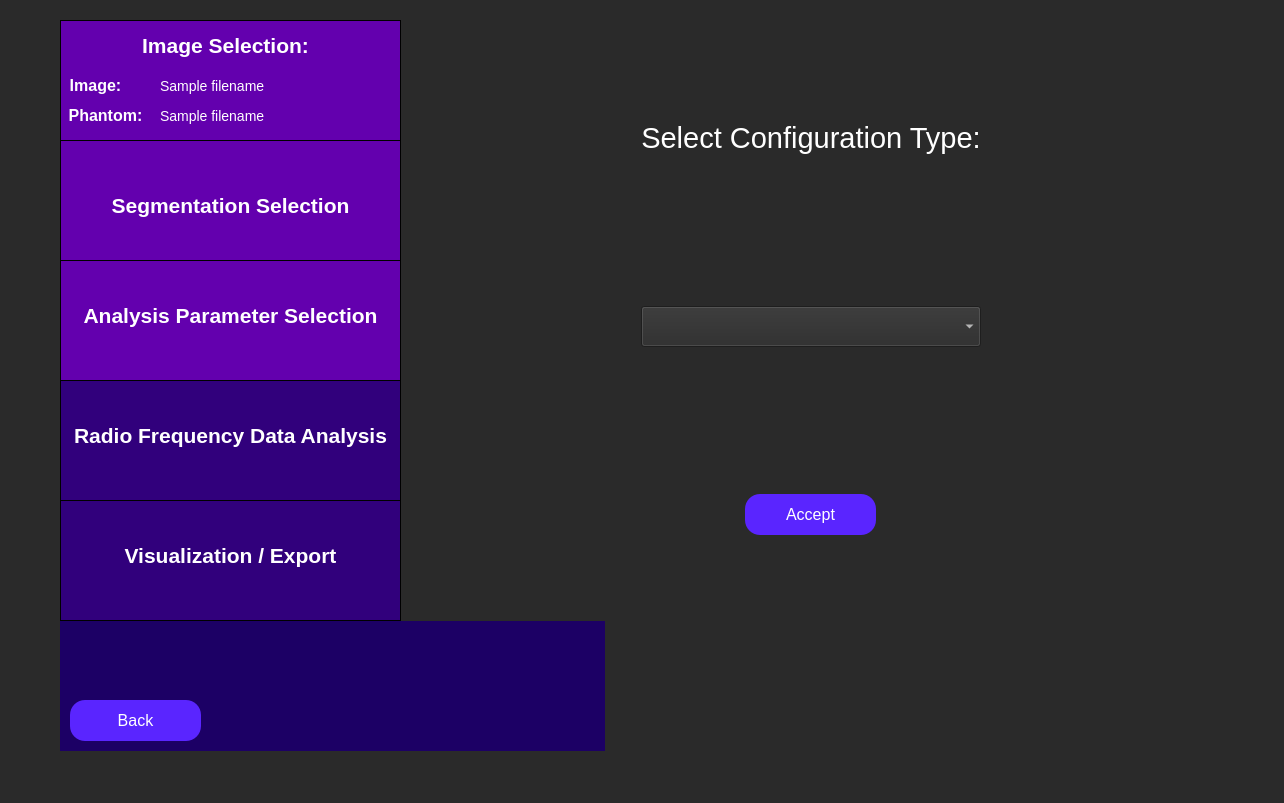
<?xml version="1.0" encoding="UTF-8"?>
<ui version="4.0">
 <class>configTypeSelection</class>
 <widget class="QWidget" name="configTypeSelection">
  <property name="geometry">
   <rect>
    <x>0</x>
    <y>0</y>
    <width>1284</width>
    <height>803</height>
   </rect>
  </property>
  <property name="minimumSize">
   <size>
    <width>0</width>
    <height>0</height>
   </size>
  </property>
  <property name="windowTitle">
   <string>Analysis Configuration Loading</string>
  </property>
  <property name="styleSheet">
   <string notr="true">QWidget {
	background: rgb(42, 42, 42);
}</string>
  </property>
  <widget class="QWidget" name="horizontalLayoutWidget_4">
   <property name="geometry">
    <rect>
     <x>60</x>
     <y>20</y>
     <width>951</width>
     <height>731</height>
    </rect>
   </property>
   <layout class="QHBoxLayout" name="full_screen_layout" stretch="0,0">
    <item>
     <layout class="QVBoxLayout" name="side_bar_layout" stretch="0,0">
      <property name="spacing">
       <number>0</number>
      </property>
      <property name="sizeConstraint">
       <enum>QLayout::SetMaximumSize</enum>
      </property>
      <item>
       <widget class="QWidget" name="sidebar" native="true">
        <property name="minimumSize">
         <size>
          <width>341</width>
          <height>601</height>
         </size>
        </property>
        <property name="maximumSize">
         <size>
          <width>241</width>
          <height>601</height>
         </size>
        </property>
        <property name="toolTip">
         <string>&lt;html&gt;&lt;head/&gt;&lt;body&gt;&lt;p&gt;&lt;br/&gt;&lt;/p&gt;&lt;/body&gt;&lt;/html&gt;</string>
        </property>
        <property name="styleSheet">
         <string notr="true">QWidget {
	background-color: rgb(28, 0, 101);
}</string>
        </property>
        <widget class="QFrame" name="imageSelectionSidebar">
         <property name="geometry">
          <rect>
           <x>0</x>
           <y>0</y>
           <width>341</width>
           <height>121</height>
          </rect>
         </property>
         <property name="minimumSize">
          <size>
           <width>341</width>
           <height>121</height>
          </size>
         </property>
         <property name="maximumSize">
          <size>
           <width>341</width>
           <height>121</height>
          </size>
         </property>
         <property name="styleSheet">
          <string notr="true">QFrame {
	background-color: rgb(99, 0, 174);
	border: 1px solid black;
}</string>
         </property>
         <property name="frameShape">
          <enum>QFrame::StyledPanel</enum>
         </property>
         <property name="frameShadow">
          <enum>QFrame::Raised</enum>
         </property>
         <widget class="QLabel" name="imageSelectionLabelSidebar">
          <property name="geometry">
           <rect>
            <x>70</x>
            <y>0</y>
            <width>191</width>
            <height>51</height>
           </rect>
          </property>
          <property name="styleSheet">
           <string notr="true">QLabel {
	font-size: 21px;
	color: rgb(255, 255, 255);
	background-color: rgba(255, 255, 255, 0);
	border: 0px;
	font-weight: bold;
}</string>
          </property>
          <property name="text">
           <string>Image Selection:</string>
          </property>
          <property name="alignment">
           <set>Qt::AlignCenter</set>
          </property>
         </widget>
         <widget class="QLabel" name="imageLabel">
          <property name="geometry">
           <rect>
            <x>-60</x>
            <y>40</y>
            <width>191</width>
            <height>51</height>
           </rect>
          </property>
          <property name="styleSheet">
           <string notr="true">QLabel {
	font-size: 16px;
	color: rgb(255, 255, 255);
	background-color: rgba(255, 255, 255, 0);
	border: 0px;
	font-weight: bold;
}</string>
          </property>
          <property name="text">
           <string>Image:</string>
          </property>
          <property name="alignment">
           <set>Qt::AlignCenter</set>
          </property>
         </widget>
         <widget class="QLabel" name="phantomLabel">
          <property name="geometry">
           <rect>
            <x>-50</x>
            <y>70</y>
            <width>191</width>
            <height>51</height>
           </rect>
          </property>
          <property name="styleSheet">
           <string notr="true">QLabel {
	font-size: 16px;
	color: rgb(255, 255, 255);
	background-color: rgba(255, 255, 255, 0);
	border: 0px;
	font-weight: bold
}</string>
          </property>
          <property name="text">
           <string>Phantom:</string>
          </property>
          <property name="alignment">
           <set>Qt::AlignCenter</set>
          </property>
         </widget>
         <widget class="QLabel" name="image_path_input">
          <property name="geometry">
           <rect>
            <x>100</x>
            <y>40</y>
            <width>241</width>
            <height>51</height>
           </rect>
          </property>
          <property name="styleSheet">
           <string notr="true">QLabel {
	font-size: 14px;
	color: rgb(255, 255, 255);
	background-color: rgba(255, 255, 255, 0);
	border: 0px;
}</string>
          </property>
          <property name="text">
           <string>Sample filename </string>
          </property>
          <property name="alignment">
           <set>Qt::AlignLeading|Qt::AlignLeft|Qt::AlignVCenter</set>
          </property>
         </widget>
         <widget class="QLabel" name="phantom_path_input">
          <property name="geometry">
           <rect>
            <x>100</x>
            <y>70</y>
            <width>241</width>
            <height>51</height>
           </rect>
          </property>
          <property name="styleSheet">
           <string notr="true">QLabel {
	font-size: 14px;
	color: rgb(255, 255, 255);
	background-color: rgba(255, 255, 255, 0);
	border: 0px;
}</string>
          </property>
          <property name="text">
           <string>Sample filename </string>
          </property>
          <property name="alignment">
           <set>Qt::AlignLeading|Qt::AlignLeft|Qt::AlignVCenter</set>
          </property>
         </widget>
        </widget>
        <widget class="QFrame" name="segmentationSidebar">
         <property name="geometry">
          <rect>
           <x>0</x>
           <y>120</y>
           <width>341</width>
           <height>121</height>
          </rect>
         </property>
         <property name="maximumSize">
          <size>
           <width>341</width>
           <height>121</height>
          </size>
         </property>
         <property name="styleSheet">
          <string notr="true">QFrame {
	background-color: rgb(99, 0, 174);
	border: 1px solid black;
}</string>
         </property>
         <property name="frameShape">
          <enum>QFrame::StyledPanel</enum>
         </property>
         <property name="frameShadow">
          <enum>QFrame::Raised</enum>
         </property>
         <widget class="QLabel" name="segmentationSidebarLabel">
          <property name="geometry">
           <rect>
            <x>0</x>
            <y>40</y>
            <width>341</width>
            <height>51</height>
           </rect>
          </property>
          <property name="styleSheet">
           <string notr="true">QLabel {
	font-size: 21px;
	color: rgb(255, 255, 255);
	background-color: rgba(255, 255, 255, 0);
	border: 0px;
	font-weight: bold;
}</string>
          </property>
          <property name="text">
           <string>Segmentation Selection</string>
          </property>
          <property name="alignment">
           <set>Qt::AlignCenter</set>
          </property>
         </widget>
        </widget>
        <widget class="QFrame" name="analysisParamsSidebar">
         <property name="geometry">
          <rect>
           <x>0</x>
           <y>240</y>
           <width>341</width>
           <height>121</height>
          </rect>
         </property>
         <property name="maximumSize">
          <size>
           <width>341</width>
           <height>121</height>
          </size>
         </property>
         <property name="styleSheet">
          <string notr="true">QFrame {
	background-color: rgb(99, 0, 174);
	border: 1px solid black;
}</string>
         </property>
         <property name="frameShape">
          <enum>QFrame::StyledPanel</enum>
         </property>
         <property name="frameShadow">
          <enum>QFrame::Raised</enum>
         </property>
         <widget class="QLabel" name="analysisParamsLabel">
          <property name="geometry">
           <rect>
            <x>0</x>
            <y>30</y>
            <width>341</width>
            <height>51</height>
           </rect>
          </property>
          <property name="styleSheet">
           <string notr="true">QLabel {
	font-size: 21px;
	color: rgb(255, 255, 255);
	background-color: rgba(255, 255, 255, 0);
	border: 0px;
	font-weight:bold;
}</string>
          </property>
          <property name="text">
           <string>Analysis Parameter Selection</string>
          </property>
          <property name="alignment">
           <set>Qt::AlignCenter</set>
          </property>
         </widget>
        </widget>
        <widget class="QFrame" name="rfAnalysisSidebar">
         <property name="geometry">
          <rect>
           <x>0</x>
           <y>360</y>
           <width>341</width>
           <height>121</height>
          </rect>
         </property>
         <property name="minimumSize">
          <size>
           <width>341</width>
           <height>121</height>
          </size>
         </property>
         <property name="maximumSize">
          <size>
           <width>341</width>
           <height>121</height>
          </size>
         </property>
         <property name="styleSheet">
          <string notr="true">QFrame {
	background-color:  rgb(49, 0, 124);
	border: 1px solid black;
}</string>
         </property>
         <property name="frameShape">
          <enum>QFrame::StyledPanel</enum>
         </property>
         <property name="frameShadow">
          <enum>QFrame::Raised</enum>
         </property>
         <widget class="QLabel" name="rfAnalysisLabel">
          <property name="geometry">
           <rect>
            <x>0</x>
            <y>30</y>
            <width>341</width>
            <height>51</height>
           </rect>
          </property>
          <property name="styleSheet">
           <string notr="true">QLabel {
	font-size: 21px;
	color: rgb(255, 255, 255);
	background-color: rgba(255, 255, 255, 0);
	border: 0px;
	font-weight: bold;
}</string>
          </property>
          <property name="text">
           <string>Radio Frequency Data Analysis</string>
          </property>
          <property name="alignment">
           <set>Qt::AlignCenter</set>
          </property>
         </widget>
        </widget>
        <widget class="QFrame" name="exportResultsSidebar">
         <property name="geometry">
          <rect>
           <x>0</x>
           <y>480</y>
           <width>341</width>
           <height>121</height>
          </rect>
         </property>
         <property name="minimumSize">
          <size>
           <width>341</width>
           <height>121</height>
          </size>
         </property>
         <property name="maximumSize">
          <size>
           <width>341</width>
           <height>121</height>
          </size>
         </property>
         <property name="styleSheet">
          <string notr="true">QFrame {
	background-color:  rgb(49, 0, 124);
	border: 1px solid black;
}</string>
         </property>
         <property name="frameShape">
          <enum>QFrame::StyledPanel</enum>
         </property>
         <property name="frameShadow">
          <enum>QFrame::Raised</enum>
         </property>
         <widget class="QLabel" name="exportResultsLabel">
          <property name="geometry">
           <rect>
            <x>20</x>
            <y>30</y>
            <width>301</width>
            <height>51</height>
           </rect>
          </property>
          <property name="styleSheet">
           <string notr="true">QLabel {
	font-size: 21px;
	color: rgb(255, 255, 255);
	background-color: rgba(255, 255, 255, 0);
	border: 0px;
	font-weight: bold;
}</string>
          </property>
          <property name="text">
           <string>Visualization / Export</string>
          </property>
          <property name="alignment">
           <set>Qt::AlignCenter</set>
          </property>
         </widget>
        </widget>
       </widget>
      </item>
      <item>
       <widget class="QFrame" name="gridFrame">
        <property name="maximumSize">
         <size>
          <width>341</width>
          <height>16777215</height>
         </size>
        </property>
        <property name="styleSheet">
         <string notr="true">QFrame {
	background-color: rgb(28, 0, 101);
}</string>
        </property>
        <layout class="QGridLayout" name="backButtonGrid" rowstretch="0,0">
         <property name="sizeConstraint">
          <enum>QLayout::SetMinAndMaxSize</enum>
         </property>
         <property name="leftMargin">
          <number>10</number>
         </property>
         <property name="topMargin">
          <number>10</number>
         </property>
         <property name="rightMargin">
          <number>10</number>
         </property>
         <property name="bottomMargin">
          <number>10</number>
         </property>
         <item row="0" column="0">
          <spacer name="verticalSpacer">
           <property name="orientation">
            <enum>Qt::Vertical</enum>
           </property>
           <property name="sizeHint" stdset="0">
            <size>
             <width>20</width>
             <height>40</height>
            </size>
           </property>
          </spacer>
         </item>
         <item row="1" column="1">
          <spacer name="horizontalSpacer">
           <property name="orientation">
            <enum>Qt::Horizontal</enum>
           </property>
           <property name="sizeHint" stdset="0">
            <size>
             <width>40</width>
             <height>20</height>
            </size>
           </property>
          </spacer>
         </item>
         <item row="1" column="0">
          <widget class="QPushButton" name="back_button">
           <property name="minimumSize">
            <size>
             <width>131</width>
             <height>41</height>
            </size>
           </property>
           <property name="maximumSize">
            <size>
             <width>131</width>
             <height>41</height>
            </size>
           </property>
           <property name="styleSheet">
            <string notr="true">QPushButton {
	color: white;
	font-size: 16px;
	background: rgb(90, 37, 255);
	border-radius: 15px;
}</string>
           </property>
           <property name="text">
            <string>Back</string>
           </property>
          </widget>
         </item>
        </layout>
       </widget>
      </item>
     </layout>
    </item>
    <item>
     <layout class="QVBoxLayout" name="config_type_layout" stretch="2,2,2,1">
      <property name="spacing">
       <number>50</number>
      </property>
      <property name="leftMargin">
       <number>30</number>
      </property>
      <property name="rightMargin">
       <number>30</number>
      </property>
      <item alignment="Qt::AlignHCenter|Qt::AlignVCenter">
       <widget class="QLabel" name="config_type_label">
        <property name="styleSheet">
         <string notr="true">QLabel {
	font-size: 29px;
	color: rgb(255, 255, 255);
	background-color: rgba(255, 255, 255, 0);
}</string>
        </property>
        <property name="text">
         <string>Select Configuration Type:</string>
        </property>
        <property name="textFormat">
         <enum>Qt::AutoText</enum>
        </property>
        <property name="scaledContents">
         <bool>false</bool>
        </property>
        <property name="alignment">
         <set>Qt::AlignCenter</set>
        </property>
        <property name="wordWrap">
         <bool>true</bool>
        </property>
       </widget>
      </item>
      <item>
       <widget class="QComboBox" name="config_type_dropdown">
        <property name="minimumSize">
         <size>
          <width>180</width>
          <height>41</height>
         </size>
        </property>
        <property name="maximumSize">
         <size>
          <width>16777215</width>
          <height>16777215</height>
         </size>
        </property>
        <property name="font">
         <font>
          <pointsize>16</pointsize>
         </font>
        </property>
        <property name="styleSheet">
         <string notr="true">QComboBox {
	color: white;
}</string>
        </property>
       </widget>
      </item>
      <item alignment="Qt::AlignHCenter|Qt::AlignVCenter">
       <widget class="QPushButton" name="accept_config_button">
        <property name="minimumSize">
         <size>
          <width>131</width>
          <height>41</height>
         </size>
        </property>
        <property name="maximumSize">
         <size>
          <width>131</width>
          <height>41</height>
         </size>
        </property>
        <property name="styleSheet">
         <string notr="true">QPushButton {
	color: white;
	font-size: 16px;
	background: rgb(90, 37, 255);
	border-radius: 15px;
}</string>
        </property>
        <property name="text">
         <string>Accept</string>
        </property>
       </widget>
      </item>
      <item>
       <spacer name="verticalSpacer_10">
        <property name="orientation">
         <enum>Qt::Vertical</enum>
        </property>
        <property name="sizeHint" stdset="0">
         <size>
          <width>20</width>
          <height>40</height>
         </size>
        </property>
       </spacer>
      </item>
     </layout>
    </item>
   </layout>
  </widget>
 </widget>
 <resources/>
 <connections/>
</ui> 
